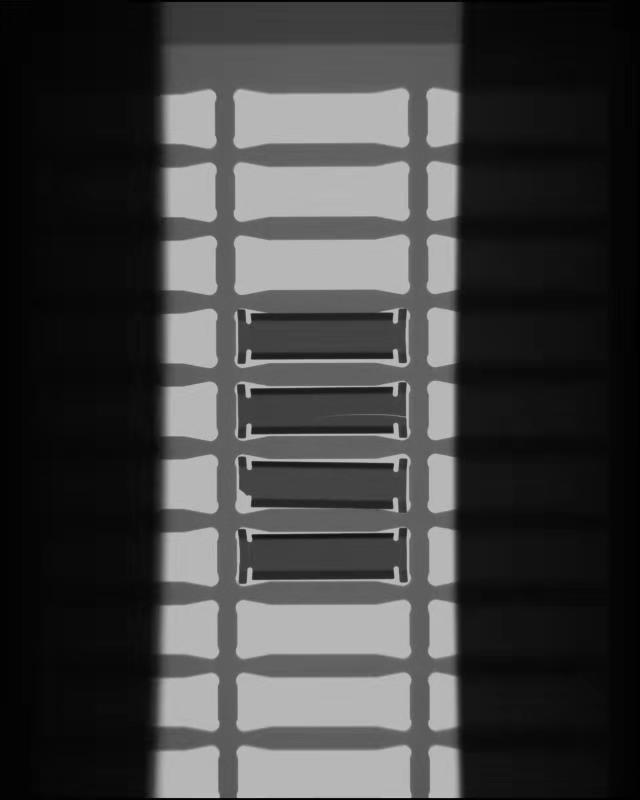
//> input picture Opencv_task61-80/photo/ce_02.jpg, 640 x 800 px
$ ./072二值图像分析_缺陷检测一   (built with g++ and OpenCV 4)
//> lines starting //> are read from the running program, lines starting //| are printed output that depends on the picture; after the words box and inside, x2 and y2 are one past the last pixel; in counts of white or black regions, pixels touching at a corner belong together
#include <opencv2/imgproc.hpp>
#include <opencv2/highgui.hpp>
#include <math.h>
using namespace cv;
using namespace std;
int main(int argc, char** argv)
{
	Mat src = imread("photo/ce_02.jpg");
//> src is the input picture: 800 rows x 640 cols, CV_8UC3; min 0, max 201, mean 63.9
	imshow("input", src);
	if (src.empty()) {
		printf("could not load image...\n");
		return -1;
	}
	// 二值图像
	Mat gray, binary, result;
	cvtColor(src, gray, COLOR_BGR2GRAY);
	threshold(gray, binary, 0, 255, THRESH_BINARY_INV | THRESH_OTSU);
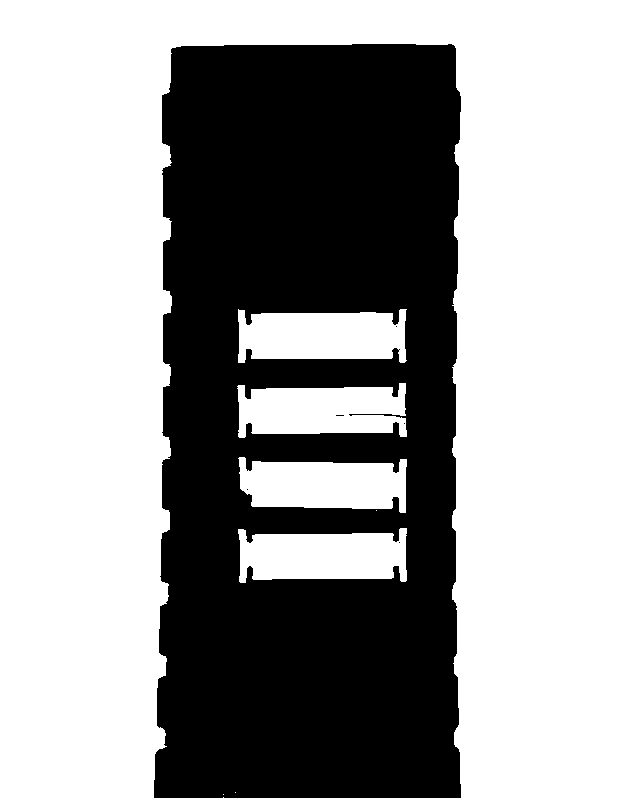
//> binary: 800 rows x 640 cols, CV_8UC1; 62.7% white; 6 black regions (5 under 20 px), largest, box (x1, y1, x2, y2) and area: (154, 44, 461, 798) 190778
	imshow("binary", binary);

	// 定义结构元素
	Mat se = getStructuringElement(MORPH_RECT, Size(3, 3), Point(-1, -1));
	//开运算
	morphologyEx(binary, binary, MORPH_OPEN, se);
//> binary: 800 rows x 640 cols, CV_8UC1; 62.7% white; 3 black regions (2 under 20 px)

	vector<vector<Point>> contours;
	vector<Vec4i> hierarchy;
	findContours(binary, contours, hierarchy, RETR_LIST, CHAIN_APPROX_SIMPLE);
//> contours = 9 contours, 3 with area under 20; largest, box (x1, y1, x2, y2) and area: (0, 0, 640, 800) 510561, (153, 43, 462, 799) 221622, (238, 309, 406, 363) 7254, (238, 528, 407, 583) 7173, (238, 383, 407, 438) 7107, (239, 457, 407, 513) 7070
	int height = src.rows;
//> height = 800
	for (size_t t = 0; t < contours.size(); t++) {
		Rect rect = boundingRect(contours[t]);
		double area = contourArea(contours[t]);
		if (rect.height > (height / 2)) {
			continue;
		}
		if (area < 150)
			continue;
		rectangle(src, rect, Scalar(0, 0, 255), 1, 8, 0);
		drawContours(src, contours, t, Scalar(0, 255, 0), 2, 8);
	}
//> this loop made 9 passes
//> (rect, area) on passes 2, 4, 6, 7, 8, 9: (Rect(238, 528, 169, 55), 7173), (Rect(239, 457, 168, 56), 7070), (Rect(238, 383, 169, 55), 7107), (Rect(238, 309, 168, 54), 7254), (Rect(153, 43, 309, 756), 221622.5), (Rect(0, 0, 640, 800), 510561)
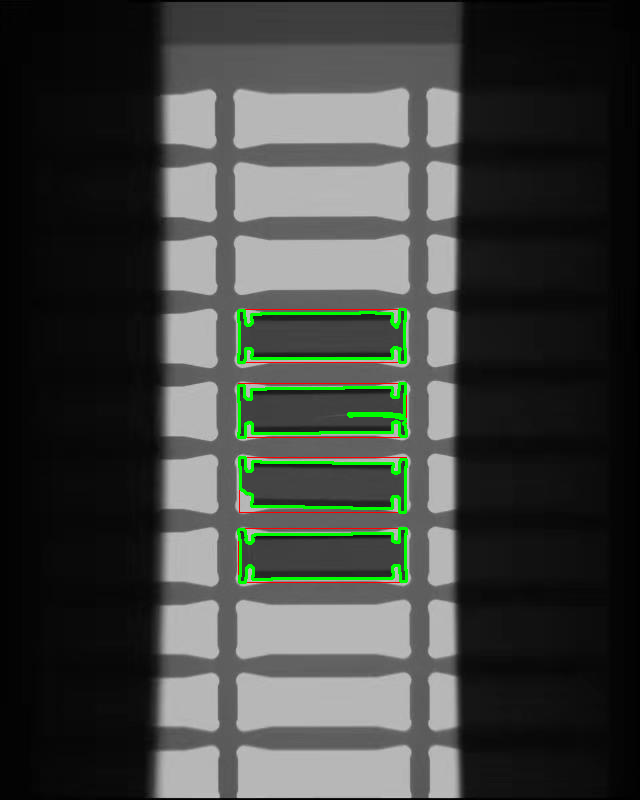
//> src: 800 rows x 640 cols, CV_8UC3; 1.57% of pixels changed, all inside (x1, y1, x2, y2) = (237, 308, 408, 584)
	// 显示
	imshow("result", src);
	waitKey(0);
	return 0;
}

$ run again, with Opencv_task61-80/photo/fruit.jpg copied over Opencv_task61-80/photo/ce_02.jpg
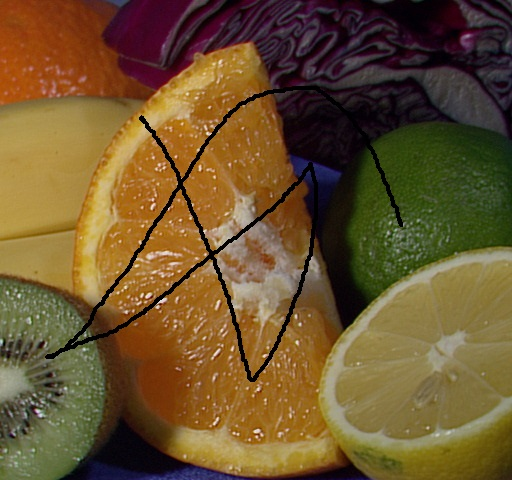
//> input picture Opencv_task61-80/photo/fruit.jpg, 512 x 480 px
//> src is the input picture: 480 rows x 512 cols, CV_8UC3; mean B, G, R 45.4, 83.5, 108
//> `morphologyEx(binary, binary, MORPH_OPEN, se);`:
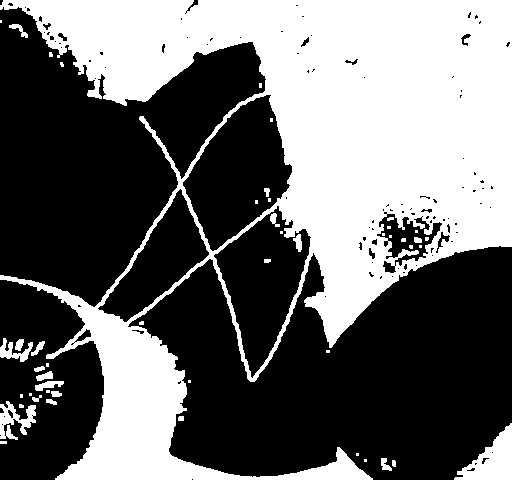
//> binary: 480 rows x 512 cols, CV_8UC1; 41.8% white; 49 white regions (26 under 20 px)
//> contours = 166 contours, 122 with area under 20; largest, box (x1, y1, x2, y2) and area: (0, 0, 512, 480) 123309, (182, 94, 293, 252) 9981, (213, 205, 312, 379) 8718, (97, 188, 210, 323) 5851, (376, 213, 443, 267) 1794
//> the loop `for (size_t t = 0; t < contours.size(); t++)` made 166 passes
//> (rect, area, t) on passes 84, 96: (Rect(376, 213, 67, 54), 1794.5, 83), (Rect(213, 205, 99, 174), 8718, 95)
//> after the loop `for (size_t t = 0; t < contours.size(); t++)`:
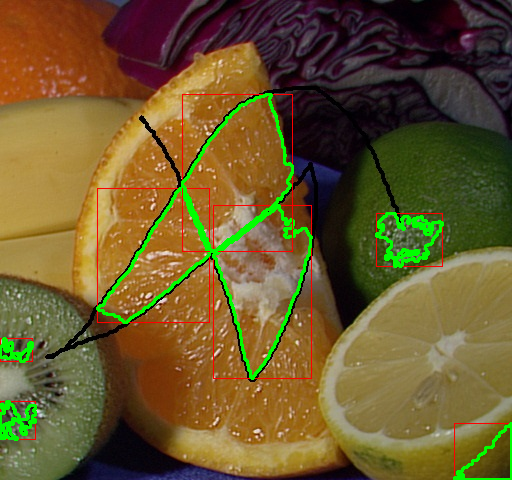
//> src: 480 rows x 512 cols, CV_8UC3; 3.77% of pixels changed, all inside (x1, y1, x2, y2) = (0, 93, 512, 480)
